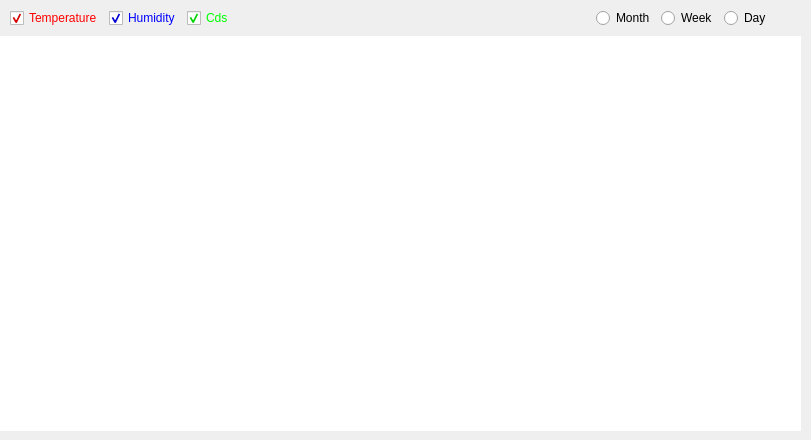
   <widget class="QWidget" name="GraphPage">
    <widget class="QWidget" name="horizontalLayoutWidget">
     <property name="geometry">
      <rect>
       <x>10</x>
       <y>0</y>
       <width>761</width>
       <height>36</height>
      </rect>
     </property>
     <layout class="QHBoxLayout" name="horizontalLayout_2">
      <item>
       <widget class="QCheckBox" name="TempCheck">
        <property name="styleSheet">
         <string notr="true">font: 13pt &quot;나눔스퀘어&quot;;
color: #FF0000</string>
        </property>
        <property name="text">
         <string>Temperature</string>
        </property>
        <property name="checked">
         <bool>true</bool>
        </property>
       </widget>
      </item>
      <item>
       <widget class="QCheckBox" name="HumiCheck">
        <property name="styleSheet">
         <string notr="true">font: 13pt &quot;나눔스퀘어&quot;;
color: #0000FF</string>
        </property>
        <property name="text">
         <string>Humidity</string>
        </property>
        <property name="checked">
         <bool>true</bool>
        </property>
       </widget>
      </item>
      <item>
       <widget class="QCheckBox" name="CdsCheck">
        <property name="styleSheet">
         <string notr="true">font: 13pt &quot;나눔스퀘어&quot;; color: #00FF00</string>
        </property>
        <property name="text">
         <string>Cds</string>
        </property>
        <property name="checked">
         <bool>true</bool>
        </property>
       </widget>
      </item>
      <item>
       <spacer name="horizontalSpacer">
        <property name="orientation">
         <enum>Qt::Horizontal</enum>
        </property>
        <property name="sizeHint" stdset="0">
         <size>
          <width>40</width>
          <height>20</height>
         </size>
        </property>
       </spacer>
      </item>
      <item>
       <widget class="QRadioButton" name="MonthRadio">
        <property name="styleSheet">
         <string notr="true">font: 13pt &quot;나눔스퀘어&quot;;</string>
        </property>
        <property name="text">
         <string>Month</string>
        </property>
       </widget>
      </item>
      <item>
       <widget class="QRadioButton" name="WeekRadio">
        <property name="styleSheet">
         <string notr="true">font: 13pt &quot;나눔스퀘어&quot;;</string>
        </property>
        <property name="text">
         <string>Week</string>
        </property>
       </widget>
      </item>
      <item>
       <widget class="QRadioButton" name="DayRadio">
        <property name="styleSheet">
         <string notr="true">font: 13pt &quot;나눔스퀘어&quot;;</string>
        </property>
        <property name="text">
         <string>Day</string>
        </property>
       </widget>
      </item>
     </layout>
    </widget>
    <widget class="PlotWidget" name="Graph">
     <property name="geometry">
      <rect>
       <x>-1</x>
       <y>36</y>
       <width>802</width>
       <height>395</height>
      </rect>
     </property>
     <property name="frameShape">
      <enum>QFrame::NoFrame</enum>
     </property>
    </widget>
   </widget>
